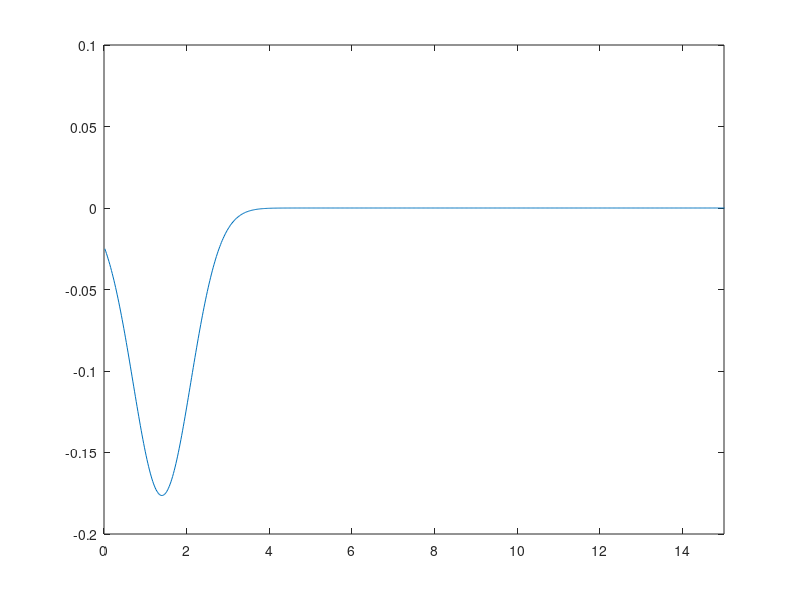

The MATLAB source for this figure:
%% parameter assignment (atomic units)
M = 1837.2;
DE = 0.17639;
BETA = 1.02423;
RE = 1.40104;
RMAX = 20.0;
N = 1000;
%% evenly spaced grid
r = RMAX/N:RMAX/N:RMAX;
% V(r)
pot = DE*(1-exp(-BETA*((r-RE).^2)))-DE;
plot(r, pot)
axis([0 15 -0.2 0.1]);
%% Kinetic Energy Matrix
% Main diagonal
KE = diag(-2*ones(1, N));
% -1th diagonal
KE = KE + diag(ones(1, N-1), -1);
% 1th diagonal
KE = KE + diag(ones(1, N-1), 1);
% constants
t = KE*(-1/(M*(RMAX/N)^2));
%% Potential Energy Matrix
v = diag(pot);
h = t+v;
